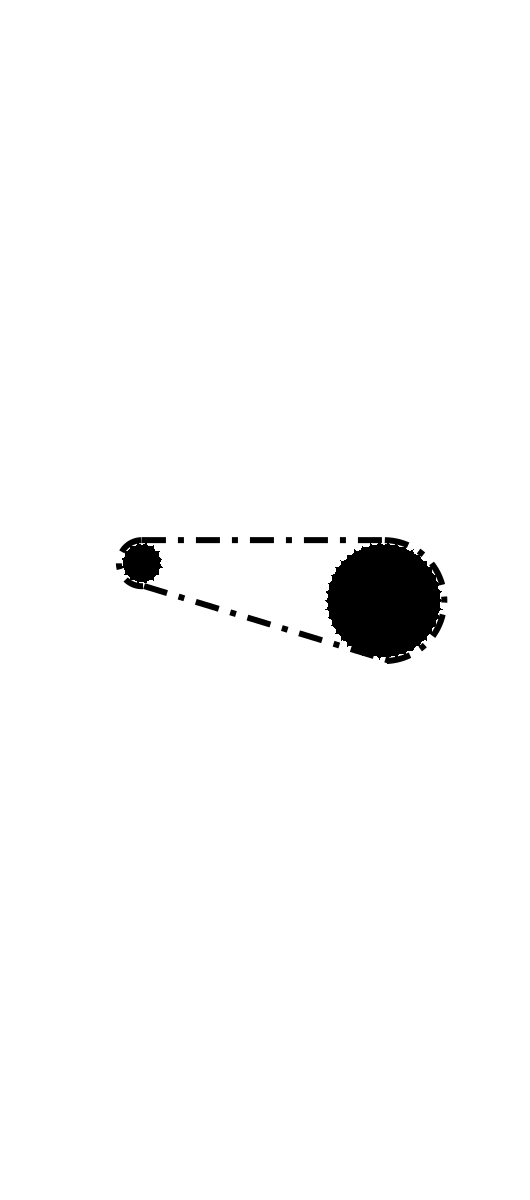

Generate this figure with gnuplot:
set terminal svg dynamic font "Courier,12" linewidth 1 background "white" size 530,1200
set datafile sep '\t'
set output "drivetrain.svg"

# number of teeth on front and rear gears
front = 42
rear = 16

# dummy value
$VALUE << EOD
1
EOD

# for plotting each tooth
$FRONT << EOD
1
2
3
4
5
6
7
8
9
10
11
12
13
14
15
16
17
18
19
20
21
22
23
24
25
26
27
28
29
30
31
32
33
34
35
36
37
38
39
40
41
42
EOD

$REAR << EOD
1
2
3
4
5
6
7
8
9
10
11
12
13
14
15
16
EOD

set size square
set xrange [-4:4]
set yrange [-4:4]
unset xtics
unset ytics
unset border
unset key

set style fill solid noborder

# calculate size of each gap on the front and total size on the rear
frontSize = 2.0*pi/(front*2)
rearSize = frontSize * 2.0 * rear / ( 2.0 * pi )

# calculate perpendiculars to tangents
perpF = - 1.0 / ( ( 1 - ( 1 - rearSize ) ) / -4 )
perpR = - 1.0 / ( ( ( 1 - rearSize ) - 1 ) / 4 )

angF = atan( perpF )
angR = atan( perpR )

xF = 2 + cos( angF )
yF = -sin( angF )
xR = -2 + rearSize*cos( angR )
yR = -sin( angR )*rearSize + ( 1 - rearSize )

angleF = atan2( yF , xF - 2 )
angleR = atan2( yR - ( 1 - rearSize ) , xR + 2 )

set parametric
set trange [0:2*pi]

angle( v , n ) = mymod( 5.0 * pi / 2.0 - ( v - 1 ) / n * 2.0 * pi , 2.0 * pi )

# functions for getting values into correct range
mymod( v , m ) = ( v > m )?( v - m ):( v )
mynegmod( v , m ) = ( v < 0 )?( v + m ):( v )

coordX( v , n ) = cos( angle( v , n ) )
coordY( v , n ) = sin( angle( v , n ) )

# function for plotting chain on each gear
chainX( start , end , t ) = ( t >= start )?( ( t <= end )?( cos( t ) ):( 1 / 0 ) ):( 1 / 0 )
chainY( start , end , t ) = ( t >= start )?( ( t <= end )?( sin( t ) ):( 1 / 0 ) ):( 1 / 0 )

plot $VALUE using (2):(0):(1) with circles fc rgbcolor "black" notitle,\
	"" using (-2):(1-rearSize):(rearSize) with circles fc rgbcolor "black" notitle,\
	$FRONT using (coordX( $1 , front )+2):(coordY( $1 , front )):(frontSize) with circles fc rgbcolor "white" notitle,\
	$REAR using (rearSize*coordX( $1 , rear )-2):(1-rearSize + rearSize*coordY( $1 , rear )):(frontSize) with circles fc rgbcolor "white" notitle,\
	"" using (-2):(1):(4):(0) with vectors nohead lc rgbcolor "black" lw 6 dt 4 notitle,\
	"" using (xR):(yR):(xF-xR):(yF-yR) with vectors nohead lc rgbcolor "black" lw 6 dt 4 notitle,\
	(rearSize*chainX( pi / 2 , mynegmod( angleR , 2.0 * pi ) , t ) - 2),(1-rearSize+rearSize*chainY( pi / 2 , mynegmod( angleR , 2.0 * pi ) , t )) with lines lc rgbcolor "black" lw 6 dt 4 notitle,\
	(-chainX( pi / 2 , mynegmod( angleF , 2.0 * pi ) , t )+2),(chainY( pi / 2 , mynegmod( angleF , 2.0 * pi ) , t )) with lines lc rgbcolor "black" lw 6 dt 4 notitle